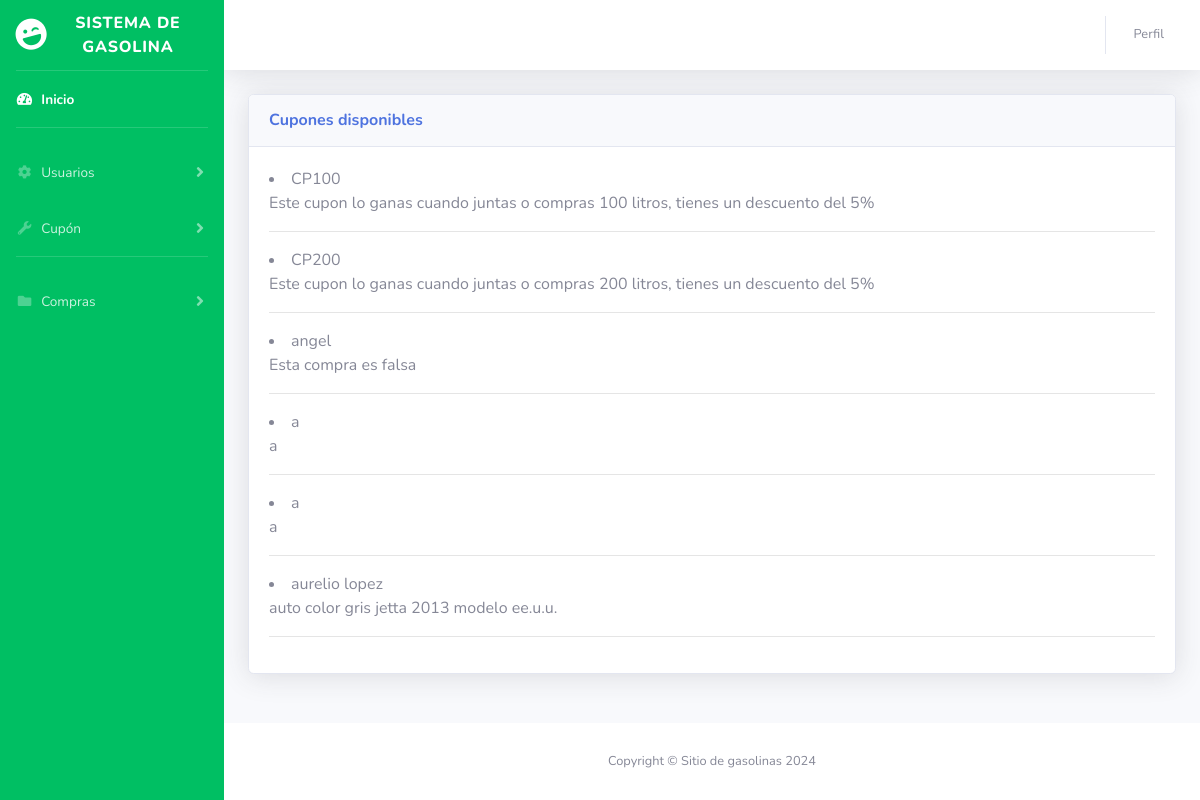
The app's page /listar_cupones/ with its own data.
### cupon/models.py (models this page shows, shortened)
class Cupon(models.Model):
    nombre = models.CharField(max_length=100)
    descripcion = models.CharField(max_length=100)
    litros = models.IntegerField(unique=True)
    descuento = models.IntegerField(null=True)

### cupon/views.py (the view)
# urls.py: path('listar_cupones/', views.listar_cupones, name='listar_cupones'),  # Vista de registro
def listar_cupones(request):
    cupones = Cupon.objects.all()
    context = {
        'cupones': cupones
    }
    return render(request, 'lista_cupones.html', context)

### cupon/templates/lista_cupones.html (shortened to what this page needs)
{% load static %}
<!DOCTYPE html>
<html lang="en">
<head>
    <link href="{% static 'css/all.min.css' %}" rel="stylesheet" type="text/css">
    <link href="{% static 'css/styles.css' %}" rel="stylesheet">
</head>
<body id="page-top">
    <div id="wrapper">
        <ul class="navbar-nav bg-gradient-primary sidebar sidebar-dark accordion" id="accordionSidebar">
            <a class="sidebar-brand d-flex align-items-center justify-content-center" href="index.html">
                <div class="sidebar-brand-icon rotate-n-15">
                    <i class="fas fa-laugh-wink"></i>
                </div>
                <div class="sidebar-brand-text mx-3">Sistema de Gasolina</div>
            </a>
            <hr class="sidebar-divider my-0">
            <li class="nav-item active">
                <a class="nav-link" href="{% url 'home' %}">
                    <i class="fas fa-fw fa-tachometer-alt"></i>
                    <span>Inicio</span></a>
            </li>
            <hr class="sidebar-divider">
            <li class="nav-item">
                <a class="nav-link collapsed" data-toggle="collapse" data-target="#collapseTwo"
                    aria-expanded="true" aria-controls="collapseTwo">
                    <i class="fas fa-fw fa-cog"></i>
                    <span>Usuarios</span>
                </a>
            </li>
            <li class="nav-item">
                <a class="nav-link collapsed" href="#" data-toggle="collapse" data-target="#collapseUtilities"
                    aria-expanded="true" aria-controls="collapseUtilities">
                    <i class="fas fa-fw fa-wrench"></i>
                    <span>Cupón</span>
                </a>
            </li>
            <hr class="sidebar-divider">
            <li class="nav-item">
                <a class="nav-link collapsed" href="#" data-toggle="collapse" data-target="#collapsePages"
                    aria-expanded="true" aria-controls="collapsePages">
                    <i class="fas fa-fw fa-folder"></i>
                    <span>Compras</span>
                </a>
            </li>
        </ul>
        <div id="content-wrapper" class="d-flex flex-column">
            <div id="content">
                <nav class="navbar navbar-expand navbar-light bg-white topbar mb-4 static-top shadow">
                    <ul class="navbar-nav ml-auto">
                        <li class="nav-item dropdown no-arrow">
                            <a class="nav-link dropdown-toggle" href="#" id="userDropdown" role="button"
                                data-toggle="dropdown" aria-haspopup="true" aria-expanded="false">
                                <span class="mr-2 d-none d-lg-inline text-gray-600 small">Perfil</span>
                            </a>
                        </li>
                    </ul>
                </nav>
                <div class="container-fluid">
                    <div class="row">
                        <div class="col-lg-12 mb-4">
                            <div class="card shadow mb-4">
                                <div class="card-header py-3">
                                    <h6 class="m-0 font-weight-bold text-primary">Cupones disponibles</h6>
                                </div>
                                <div class="card-body">
                                    {% for cupon in cupones %}
                                        <li>{{ cupon.nombre }}</li>
                                        <a>{{ cupon.descripcion }}</a>
                                        <hr>
                                    {% empty %}
                                        <li>No hay cupones registrados.</li>
                                    {% endfor %}
                                </div>
                            </div>
                        </div>
                    </div>
                </div>
            </div>
            <footer class="sticky-footer bg-white">
                <div class="container my-auto">
                    <div class="copyright text-center my-auto">
                        <span>Copyright &copy; Sitio de gasolinas 2024</span>
                    </div>
                </div>
            </footer>
        </div>
    </div>
</body>
</html>

### records on screen
Cupon: nombre "CP100", descripcion "Este cupon lo ganas cuando juntas o compras 100 litros, tienes un descuento del 5%"
Cupon: nombre "CP200", descripcion "Este cupon lo ganas cuando juntas o compras 200 litros, tienes un descuento del 5%"
Cupon: nombre "angel", descripcion "Esta compra es falsa"
Cupon: nombre "a", descripcion "a"
Cupon: nombre "a", descripcion "a"
Cupon: nombre "aurelio lopez", descripcion "auto color gris jetta 2013 modelo ee.u.u."
